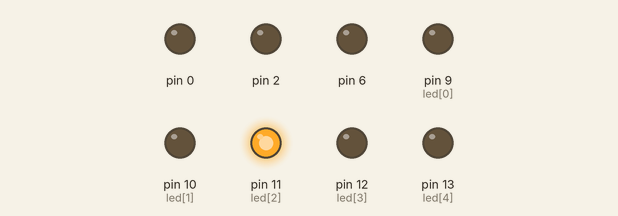
Bench run of a sketch on a simulated Arduino Uno, built with avr-gcc and run on an emulated ATmega328P. Shown: output pins drawn as LEDs (lit = HIGH). Random numbers use the default seed unless the sketch sets one.

Above: at 0.1 s.
At 5.1 s:
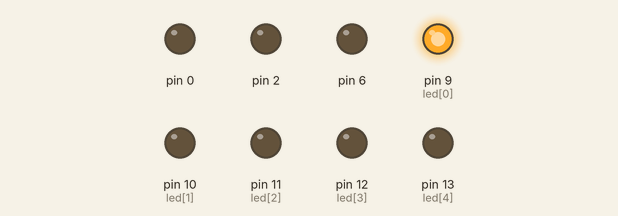
At 10.1 s:
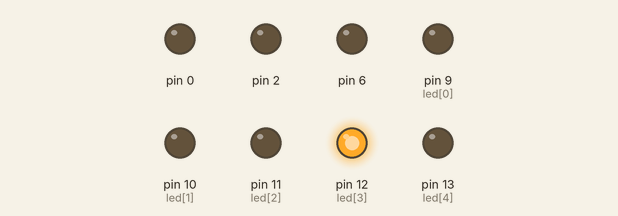
At 19.6 s:
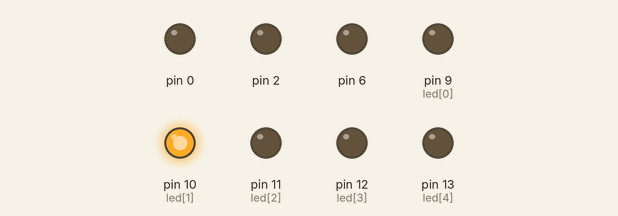
At 39.75 s:
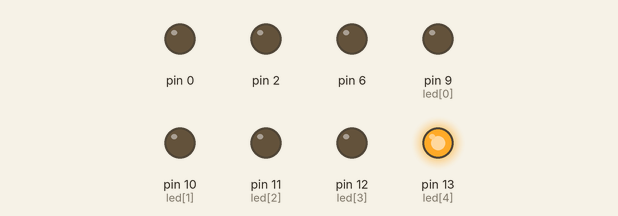
Timing chart, 0 to 40.0 s (numbered marks = the images above):
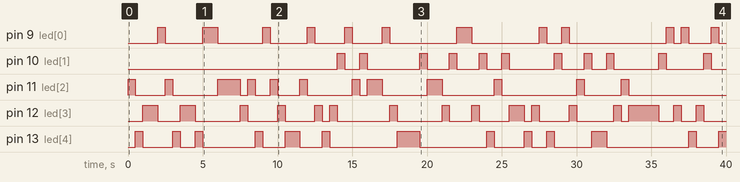

The sketch:

main.ino
```cpp
// C++ code
//
int led[5] = {9, 10, 11, 12, 13};

void setup()
{
  for(int i = 0; i<=sizeof(led); i++)
  {
    pinMode(led[i], OUTPUT);
  }
}

void loop()
{
  long rand = random(9, 14);
  digitalWrite(rand, HIGH);
  delay(500);
  digitalWrite(rand, LOW);
}
```

Measured:
- by itself, pin 9 (led[0]): LOW → HIGH at 2.0 s, → LOW 0.50 s later, → HIGH 2.5 s later, → LOW 1.0 s later, … (24 changes in this stretch)
- by itself, pin 10 (led[1]): LOW → HIGH at 14.0 s, → LOW 0.50 s later, → HIGH 1.0 s later, → LOW 0.50 s later, … (22 changes in this stretch)
- by itself, pin 11 (led[2]): LOW → HIGH at 0.00 s, → LOW 0.50 s later, → HIGH 2.0 s later, → LOW 0.50 s later, … (24 changes in this stretch)
- by itself, pin 12 (led[3]): LOW → HIGH at 1.0 s, → LOW 1.0 s later, → HIGH 1.5 s later, → LOW 1.0 s later, … (32 changes in this stretch)
- by itself, pin 13 (led[4]): LOW → HIGH at 0.50 s, → LOW 0.50 s later, → HIGH 2.0 s later, → LOW 0.50 s later, … (25 changes in this stretch)
